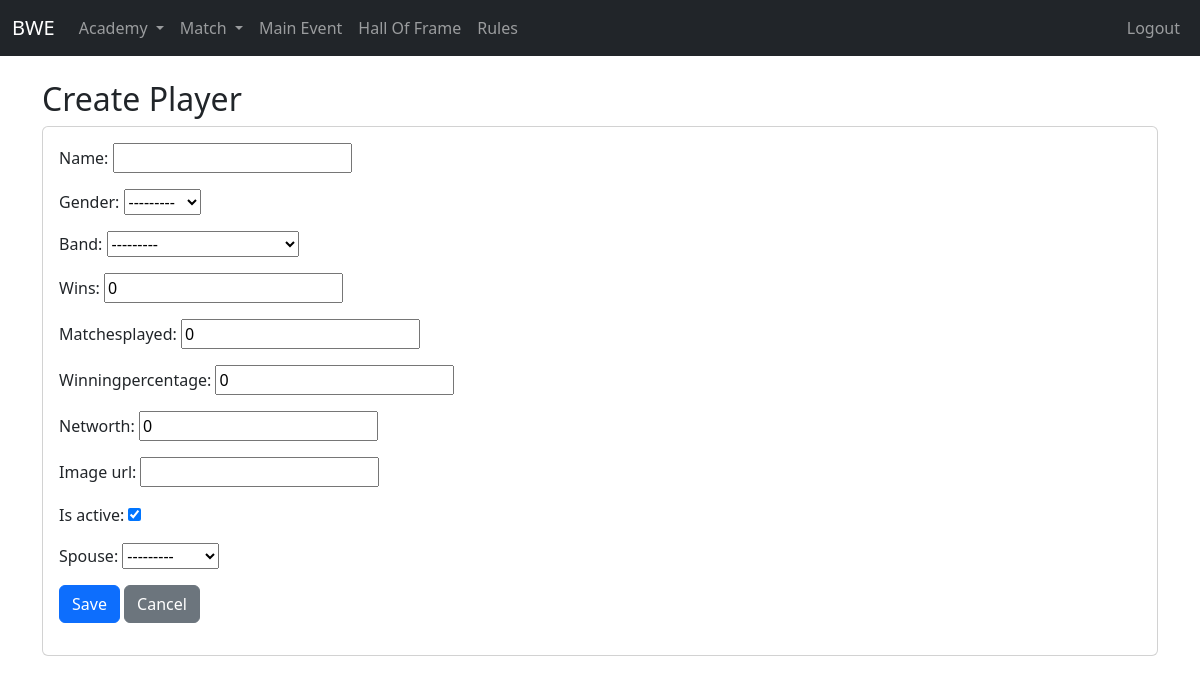
The app's page /academy/players/create/ (signed in) with its own data.
### academy/models.py (models this page shows, shortened)
class Band(models.Model):
    name = models.CharField(max_length=200)
    networth = models.FloatField(default=0)
    image_url = models.CharField(max_length=120, null=True, blank=True)
    emoji = models.CharField(max_length=5, null=True, blank=True)
    def __str__(self):
        return self.name

class Player(models.Model):
    GENDER_CHOICES = [
        ('Male', 'Male'),
        ('Female', 'Female'),
    ]
    name = models.CharField(max_length=200)
    gender = models.CharField(max_length=10, choices=GENDER_CHOICES)
    band = models.ForeignKey(Band, on_delete=models.CASCADE, related_name='player_band')
    wins = models.PositiveIntegerField(default=0)
    matchesplayed = models.PositiveIntegerField(default=0)
    winningpercentage = models.FloatField(default=0)
    networth = models.FloatField(default=0)
    image_url = models.CharField(max_length=120, null=True, blank=True)
    is_active = models.BooleanField(default=True)
    objects = ActivePlayerManager()
    all_objects = models.Manager()
    spouse = models.OneToOneField(
        'self',
        on_delete=models.SET_NULL,
        null=True,
        blank=True,
        related_name="partner"
    )
    def __str__(self):
        return self.name

### academy/views.py (the view)
# urls.py: path('players/create/', views.player_create, name='player-create'),
@login_required
def player_create(request):
    form_name = "Create Player"
    if request.method == "POST":
        form = PlayerForm(request.POST)
        if form.is_valid():
            form.save()
            return redirect('player-list')
    else:
        form = PlayerForm()
    return render(request, 'form.html', {'form': form, "form_name": form_name, 'list_url': reverse('player-list'), })

### academy/forms.py
class PlayerForm(forms.ModelForm):
    class Meta:
        model = Player
        fields = '__all__'

### templates/form.html
{% extends "base.html" %}
{% block content %}
<h2>{{ form_name }}</h2>
<form method="post" class="card p-3">{% csrf_token %}
  {{ form.as_p }}
  <p>
    <button type="submit" class="btn btn-primary">Save</button>
    <a href="{{ list_url }}" class="btn btn-secondary">Cancel</a>
  </p>
</form>
{% endblock %}

### records on screen
Player: gender "---------", band "---------", wins "0", matchesplayed "0", winningpercentage "0", networth "0", is_active "☑", spouse "---------"
